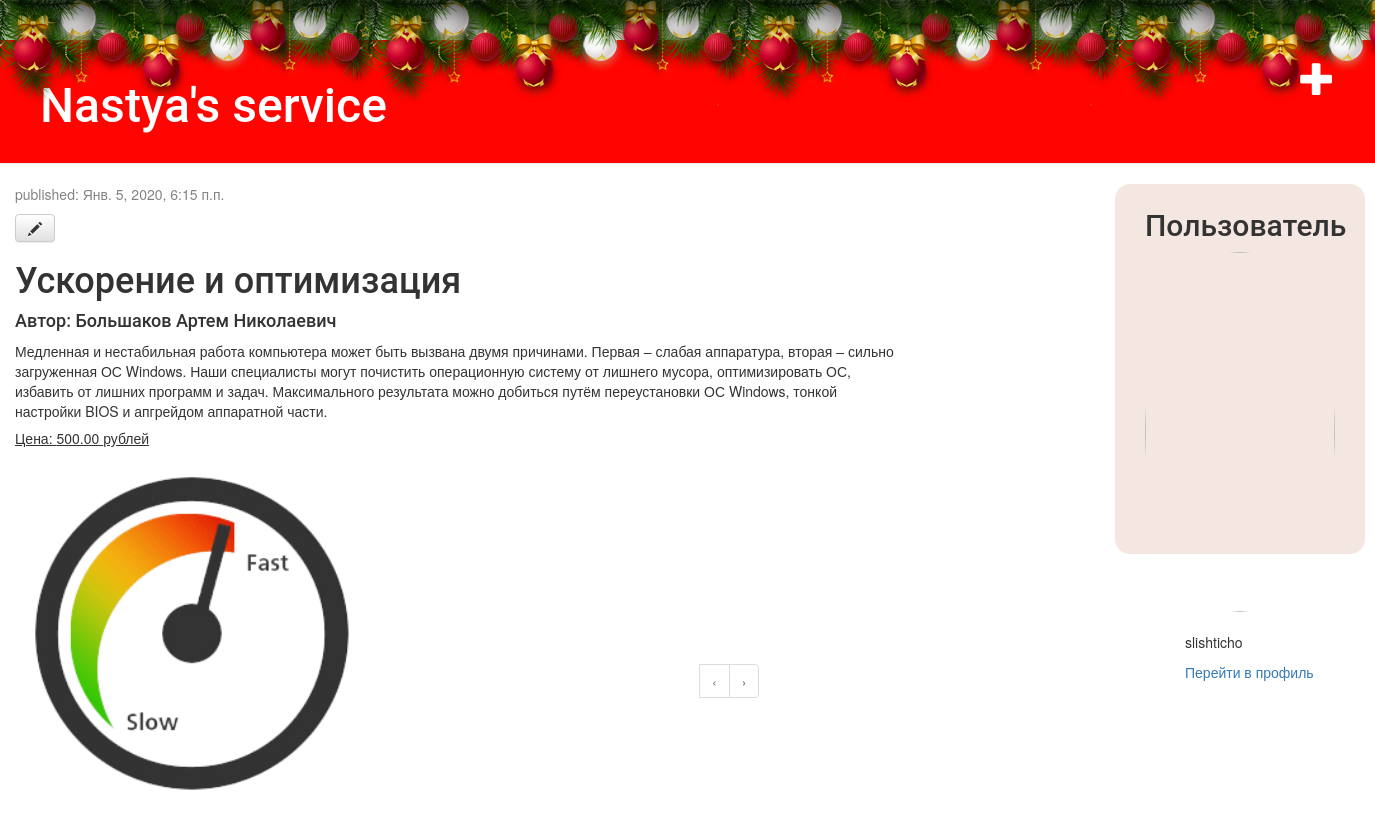
The app's page /post/3/ (signed in) with its own data.
### dz/models.py (models this page shows, shortened)
class Service(models.Model):
	worker = models.ForeignKey(settings.AUTH_USER_MODEL, on_delete=models.CASCADE)
	author = models.CharField(max_length=100, default='')
	title = models.CharField(max_length=200)
	text = models.TextField()
	price = models.DecimalField(max_digits=15, decimal_places=2, default=0)
	created_date = models.DateTimeField(default=timezone.now())
	published_date = models.DateTimeField(blank=True, null=True)
	image = models.ImageField(upload_to='image', null=True, blank=True)

### dz/views.py (the view)
# urls.py: path('post/<int:pk>/', views.post_detail, name='post_detail'),
def post_detail(request, pk):
	post = get_object_or_404(Service, pk=pk)
	return render(request, 'blog/post_detail.html', {'post': post})

### templates/blog/post_detail.html
{% extends 'blog/base.html' %}
{% block content %}
    <div class="post">
        {% if post.published_date %}
            <div class="date">
                <p>published: {{ post.published_date }}</p>
            </div>
        {% endif %}
        {% if user.is_authenticated %}
            <a class="btn btn-default" href="{% url 'post_edit' pk=post.pk %}"><span class="glyphicon glyphicon-pencil"></span></a>
        {% endif %}
        <h1>{{ post.title }}</h1>
        <h4>Автор: {{ post.author }}</h4>
        <p>{{ post.text|linebreaksbr }}</p>
        <h5> Цена: {{ post.price }} рублей</h5>
        {% if post.image %}
            <div class="photo">
                <img class="photo" src = "{{ post.image.url }}" alt="photo">
            </div>
        {% endif %}
    </div>
{% endblock %}

### templates/blog/base.html (shortened to what this page needs)
{% load static %}
{% load avatar_tags %}
<html>
    <head>
        <link rel="stylesheet" href="//maxcdn.bootstrapcdn.com/bootstrap/3.2.0/css/bootstrap.min.css">
        <link rel="stylesheet" href="//maxcdn.bootstrapcdn.com/bootstrap/3.2.0/css/bootstrap-theme.min.css">
        <link rel="stylesheet" href="{% static 'css/blog.css' %}">
        <link rel="stylesheet" href="{% static 'css/style.css' %}">
    </head>
    <body>
    <div class="b-page_newyear">
            <div class="b-page__content">
        <i class="b-head-decor">
            <i class="b-head-decor__inner b-head-decor__inner_n1">
              <div class="b-ball b-ball_n1 b-ball_bounce" data-note="0"><div class="b-ball__right"></div><div class="b-ball__i"></div></div>
              <div class="b-ball b-ball_n2 b-ball_bounce" data-note="1"><div class="b-ball__right"></div><div class="b-ball__i"></div></div>
              <div class="b-ball b-ball_n3 b-ball_bounce" data-note="2"><div class="b-ball__right"></div><div class="b-ball__i"></div></div>
              <div class="b-ball b-ball_n4 b-ball_bounce" data-note="3"><div class="b-ball__right"></div><div class="b-ball__i"></div></div>
              <div class="b-ball b-ball_n5 b-ball_bounce" data-note="4"><div class="b-ball__right"></div><div class="b-ball__i"></div></div>
              <div class="b-ball b-ball_n6 b-ball_bounce" data-note="5"><div class="b-ball__right"></div><div class="b-ball__i"></div></div>
              <div class="b-ball b-ball_n7 b-ball_bounce" data-note="6"><div class="b-ball__right"></div><div class="b-ball__i"></div></div>
              <div class="b-ball b-ball_n8 b-ball_bounce" data-note="7"><div class="b-ball__right"></div><div class="b-ball__i"></div></div>
              <div class="b-ball b-ball_n9 b-ball_bounce" data-note="8"><div class="b-ball__right"></div><div class="b-ball__i"></div></div>
              <div class="b-ball b-ball_i1"><div class="b-ball__right"></div><div class="b-ball__i"></div></div>
              <div class="b-ball b-ball_i2"><div class="b-ball__right"></div><div class="b-ball__i"></div></div>
              <div class="b-ball b-ball_i3"><div class="b-ball__right"></div><div class="b-ball__i"></div></div>
              <div class="b-ball b-ball_i4"><div class="b-ball__right"></div><div class="b-ball__i"></div></div>
              <div class="b-ball b-ball_i5"><div class="b-ball__right"></div><div class="b-ball__i"></div></div>
              <div class="b-ball b-ball_i6"><div class="b-ball__right"></div><div class="b-ball__i"></div></div>
            </i>
            <i class="b-head-decor__inner b-head-decor__inner_n2">
              <div class="b-ball b-ball_n1 b-ball_bounce" data-note="9"><div class="b-ball__right"></div><div class="b-ball__i"></div></div>
              <div class="b-ball b-ball_n2 b-ball_bounce" data-note="10"><div class="b-ball__right"></div><div class="b-ball__i"></div></div>
              <div class="b-ball b-ball_n3 b-ball_bounce" data-note="11"><div class="b-ball__right"></div><div class="b-ball__i"></div></div>
              <div class="b-ball b-ball_n4 b-ball_bounce" data-note="12"><div class="b-ball__right"></div><div class="b-ball__i"></div></div>
              <div class="b-ball b-ball_n5 b-ball_bounce" data-note="13"><div class="b-ball__right"></div><div class="b-ball__i"></div></div>
              <div class="b-ball b-ball_n6 b-ball_bounce" data-note="14"><div class="b-ball__right"></div><div class="b-ball__i"></div></div>
              <div class="b-ball b-ball_n7 b-ball_bounce" data-note="15"><div class="b-ball__right"></div><div class="b-ball__i"></div></div>
              <div class="b-ball b-ball_n8 b-ball_bounce" data-note="16"><div class="b-ball__right"></div><div class="b-ball__i"></div></div>
              <div class="b-ball b-ball_n9 b-ball_bounce" data-note="17"><div class="b-ball__right"></div><div class="b-ball__i"></div></div>
              <div class="b-ball b-ball_i1"><div class="b-ball__right"></div><div class="b-ball__i"></div></div>
              <div class="b-ball b-ball_i2"><div class="b-ball__right"></div><div class="b-ball__i"></div></div>
              <div class="b-ball b-ball_i3"><div class="b-ball__right"></div><div class="b-ball__i"></div></div>
              <div class="b-ball b-ball_i4"><div class="b-ball__right"></div><div class="b-ball__i"></div></div>
              <div class="b-ball b-ball_i5"><div class="b-ball__right"></div><div class="b-ball__i"></div></div>
              <div class="b-ball b-ball_i6"><div class="b-ball__right"></div><div class="b-ball__i"></div></div>
            </i>
            <i class="b-head-decor__inner b-head-decor__inner_n3">
              <div class="b-ball b-ball_n1 b-ball_bounce" data-note="18"><div class="b-ball__right"></div><div class="b-ball__i"></div></div>
              <div class="b-ball b-ball_n2 b-ball_bounce" data-note="19"><div class="b-ball__right"></div><div class="b-ball__i"></div></div>
              <div class="b-ball b-ball_n3 b-ball_bounce" data-note="20"><div class="b-ball__right"></div><div class="b-ball__i"></div></div>
              <div class="b-ball b-ball_n4 b-ball_bounce" data-note="21"><div class="b-ball__right"></div><div class="b-ball__i"></div></div>
              <div class="b-ball b-ball_n5 b-ball_bounce" data-note="22"><div class="b-ball__right"></div><div class="b-ball__i"></div></div>
              <div class="b-ball b-ball_n6 b-ball_bounce" data-note="23"><div class="b-ball__right"></div><div class="b-ball__i"></div></div>
              <div class="b-ball b-ball_n7 b-ball_bounce" data-note="24"><div class="b-ball__right"></div><div class="b-ball__i"></div></div>
              <div class="b-ball b-ball_n8 b-ball_bounce" data-note="25"><div class="b-ball__right"></div><div class="b-ball__i"></div></div>
              <div class="b-ball b-ball_n9 b-ball_bounce" data-note="26"><div class="b-ball__right"></div><div class="b-ball__i"></div></div>
              <div class="b-ball b-ball_i1"><div class="b-ball__right"></div><div class="b-ball__i"></div></div>
              <div class="b-ball b-ball_i2"><div class="b-ball__right"></div><div class="b-ball__i"></div></div>
              <div class="b-ball b-ball_i3"><div class="b-ball__right"></div><div class="b-ball__i"></div></div>
              <div class="b-ball b-ball_i4"><div class="b-ball__right"></div><div class="b-ball__i"></div></div>
              <div class="b-ball b-ball_i5"><div class="b-ball__right"></div><div class="b-ball__i"></div></div>
              <div class="b-ball b-ball_i6"><div class="b-ball__right"></div><div class="b-ball__i"></div></div>
            </i>
            <i class="b-head-decor__inner b-head-decor__inner_n4">
              <div class="b-ball b-ball_n1 b-ball_bounce" data-note="27"><div class="b-ball__right"></div><div class="b-ball__i"></div></div>
              <div class="b-ball b-ball_n2 b-ball_bounce" data-note="28"><div class="b-ball__right"></div><div class="b-ball__i"></div></div>
              <div class="b-ball b-ball_n3 b-ball_bounce" data-note="29"><div class="b-ball__right"></div><div class="b-ball__i"></div></div>
              <div class="b-ball b-ball_n4 b-ball_bounce" data-note="30"><div class="b-ball__right"></div><div class="b-ball__i"></div></div>
              <div class="b-ball b-ball_n5 b-ball_bounce" data-note="31"><div class="b-ball__right"></div><div class="b-ball__i"></div></div>
              <div class="b-ball b-ball_n6 b-ball_bounce" data-note="32"><div class="b-ball__right"></div><div class="b-ball__i"></div></div>
              <div class="b-ball b-ball_n7 b-ball_bounce" data-note="33"><div class="b-ball__right"></div><div class="b-ball__i"></div></div>
              <div class="b-ball b-ball_i1"><div class="b-ball__right"></div><div class="b-ball__i"></div></div>
              <div class="b-ball b-ball_i2"><div class="b-ball__right"></div><div class="b-ball__i"></div></div>
              <div class="b-ball b-ball_i3"><div class="b-ball__right"></div><div class="b-ball__i"></div></div>
              <div class="b-ball b-ball_i4"><div class="b-ball__right"></div><div class="b-ball__i"></div></div>
            </i>
        </i>
        </div>
    </div>
        <div class="page-header">
            {% if user.is_authenticated %}
                <a href="{% url 'post_new' %}" class="top-menu"><span class="glyphicon glyphicon-plus"></span></a>
                <h1><a href="/">Nastya's service</a></h1>
            {% else %}
                <a href="{% url 'login' %}" class="top-menu"><span class="glyphicon glyphicon-lock"></span></a>
                <h1><a href="/">Nastya's service</a></h1>
            {% endif %}
        </div>
        <div class="col-md-8">
            {% if user.is_authenticated %}
                <div class="id_username">
                    <h2 >Пользователь</h2>
                    <img src="{% avatar_url user 265%}" class="Avatar_main">
                    <div class="id_1">
                        <br/>
                        <p>{{ user.username }}</p>
                        <a href="{% url 'profile' %}">Перейти в профиль</a>
                    </div>
                </div>
            {% endif %}
            {% block content %}
            {% endblock %}
        </div>
        <div class="ttt">
        <div>
            <nav>
            <ul class="pagination">
        <li>
          {% if posts.has_previous %}
             <li class="previous"> <a href="?page={{ posts.previous_page_number }}">
             <span aria-hidden="true">‹</span></a>
          {% else %}
              <li class="previous disabled"><a>‹</a>
          {% endif %}
        </li>
        <li class="page-item">
          {% if posts.has_next %}
            <li class="previous"> <a href="?page={{ posts.next_page_number }}">›</a></li>
          {% else %}
              <li class="next disabled"><a>›</a>
          {% endif %}
        </li>
      </ul>
    </nav>
  </div>
</div>
    </body>
</html>

### dz/static/css/blog.css (style rules this page uses)
.page-header { background-color: rgb(255, 4, 0); margin-top: 0; padding: 20px 20px 20px 40px; }
.page-header h1, .page-header h1 a, .page-header h1 a:visited, .page-header h1 a:active { color: #ffffff; font-size: 36pt; text-decoration: none; }
h1, h2, h3, h4 { font-family: 'Roboto'; }
h5 { text-decoration: underline; }
.date { color: #828282; }
.top-menu { color: #ffffff; float: right; font-size: 26pt; margin-right: 20px; }
.post { margin-bottom: 70px; }
.id_username { position: absolute; margin: 0 1100px; padding: 5px 30px; background: rgba(204, 141, 112, 0.21); border-radius: 15px; width: 250px; height: 370px }
img.Avatar_main { width: 100%; border-radius: 50%; }
.ttt { position: absolute; margin: 460px 700px; width: 500px; height: 0; }
img.photo { width: 40%; }
.id_1 { position: absolute; margin: 0 40px; }

### dz/static/css/style.css (style rules this page uses)
body { position:relative; z-index:0; margin:0; padding:0 0 1em 0; background-repeat: no-repeat; background-size: cover; background-attachment: fixed; background-position: center top; }
.b-page__content { min-height: 40px; }
.b-head-decor { display:none }
.b-page_newyear .b-head-decor { position:absolute; top:0; left:0; display:block; height:115px; width:100%; overflow:hidden; background:url(balls/b-head-decor_newyear.png) repeat-x 0 0 }
.b-page_newyear .b-head-decor__inner { position:absolute;top:0;left:0;height:115px;display:block;width:373px }
.b-page_newyear .b-head-decor::before { content:'';display:block;position:absolute;top:-115px;left:0;z-index:3;height:115px;display:block;width:100%;box-shadow:0 15px 30px rgba(0,0,0,0.75) }
.b-page_newyear .b-head-decor__inner_n2 { left:373px }
.b-page_newyear .b-head-decor__inner_n3 { left:746px }
.b-page_newyear .b-head-decor__inner_n4 { left:1119px }
.b-ball { position:absolute }
.b-ball_n1 { top:0;left:3px;width:59px;height:83px }
.b-ball_n2 { top:-19px;left:51px;width:55px;height:70px }
.b-ball_n3 { top:9px;left:88px;width:49px;height:67px }
.b-ball_n4 { top:0;left:133px;width:57px;height:102px }
.b-ball_n5 { top:0;left:166px;width:49px;height:57px }
.b-ball_n6 { top:6px;left:200px;width:54px;height:70px }
.b-ball_n7 { top:0;left:240px;width:56px;height:67px }
.b-ball_n8 { top:0;left:283px;width:54px;height:53px }
.b-ball_n9 { top:10px;left:321px;width:49px;height:66px }
.b-ball_n1 .b-ball__i { background:url(balls/b-ball_n1.png) no-repeat }
.b-ball_n2 .b-ball__i { background:url(balls/b-ball_n2.png) no-repeat }
.b-ball_n3 .b-ball__i { background:url(balls/b-ball_n3.png) no-repeat }
.b-ball_n4 .b-ball__i { background:url(balls/b-ball_n4.png) no-repeat }
.b-ball_n5 .b-ball__i { background:url(balls/b-ball_n5.png) no-repeat }
.b-ball_n6 .b-ball__i { background:url(balls/b-ball_n6.png) no-repeat }
.b-ball_n7 .b-ball__i { background:url(balls/b-ball_n7.png) no-repeat }
.b-ball_n8 .b-ball__i { background:url(balls/b-ball_n8.png) no-repeat }
.b-ball_n9 .b-ball__i { background:url(balls/b-ball_n9.png) no-repeat }
.b-ball_i1 .b-ball__i { background:url(balls/b-ball_i1.png) no-repeat }
.b-ball_i2 .b-ball__i { background:url(balls/b-ball_i2.png) no-repeat }
.b-ball_i3 .b-ball__i { background:url(balls/b-ball_i3.png) no-repeat }
.b-ball_i4 .b-ball__i { background:url(balls/b-ball_i4.png) no-repeat }
.b-ball_i5 .b-ball__i { background:url(balls/b-ball_i5.png) no-repeat }
.b-ball_i6 .b-ball__i { background:url(balls/b-ball_i6.png) no-repeat }
.b-ball_i1 { top:0;left:0;width:25px;height:71px }
.b-ball_i2 { top:0;left:25px;width:61px;height:27px }
.b-ball_i3 { top:0;left:176px;width:29px;height:31px }
.b-ball_i4 { top:0;left:205px;width:50px;height:51px }
.b-ball_i5 { top:0;left:289px;width:78px;height:28px }
.b-ball_i6 { top:0;left:367px;width:6px;height:69px }
.b-ball__i { position:absolute; width:100%; height:100%; -webkit-transform-origin:50% 0; -moz-transform-origin:50% 0; -o-transform-origin:50% 0; transform-origin:50% 0; -webkit-transition:all .3s ease-in-out; -moz-transition:all .3s ease-in-out; -o-transition:all .3s ease-in-out; transition:all .3s ease-in-out; pointer-events:none }
.b-ball_bounce .b-ball__right { position:absolute;top:0;right:0;left:50%;bottom:0;z-index:9 }

### records on screen
Service: published_date "Янв. 5, 2020, 6:15 п.п.", title "Ускорение и оптимизация", author "Большаков Артем Николаевич", text "Медленная и нестабильная работа компьютера может быть вызвана двумя причинами. Первая – слабая аппаратура, вторая – сильно загруженная ОС Windows. Наши специалисты могут почистить операционную систему от лишнего мусора, оптимизировать ОС, избавить от лишних программ и задач. Максимального результата можно добиться путём переустановки ОС Windows, тонкой настройки BIOS и апгрейдом аппаратной части.", price "500.00", image (picture)

### other values on screen
{{ user.username }} "slishticho"
